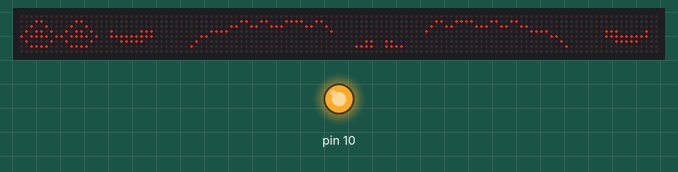
A sketch run on a simulated Arduino Nano, built with avr-gcc and run on an emulated ATmega328P. Shown: 128×8 LED matrix, output pins drawn as LEDs (lit = HIGH). Wiring (inferred from the names in the program): 16 × MAX7219 LED driver (orientation assumed): CS pin 9. Pins used as bus, display or sensor lines are not drawn.

Above: at 0.1 s.

The sketch:

protoeyes-basic.ino
```cpp
// (licence header left out)
//
//  Wire the driver board to the arduino with the following pinout:
//
//  CS - pin 9 (this can be changed, see below)
//  DIN - pin 11 (this is fixed by the SPI library) - send this output to both eyes
//  CLK - pin 13 (this is fixed by the SPI library) - send this output to both eyes
//
//  My panels were arranged with the drivers cascaded eye1->eye2->mouth1->mouth2->mouth3->mouth4->nostril ...and in reverse for the second face
//  however the image is drawn upside-down.
//  If your panels are in a different order, adjust the constants below (see 'panel order')
//


#include <SPI.h>

// Configurables, adjust to taste

#define FLIP_L_VERTICAL // Comment this out to have the left side displayed with no vertical mirroring
#define FLIP_R_VERTICAL // Comment this out to have the right side displayed with no vertical mirroring
//#define FLIP_L_HORIZONTAL
#define FLIP_R_HORIZONTAL

#define BRIGHTNESS  2     // Default brightness from 0-15.  You may need to adjust this   (TW: was 2, set to 12 for use with red filter)

#define CS_PIN 9       // Chip select pin

//
//  Panel positions for each part of the sprite
//
//  If the sprite appears garbled, with the wrong displays showing each corner
//  because your panels are wired differently to mine, you may need to adjust
//  the ID of each panel here, e.g. 0-3 instead of 3-0
//

#define NUM_PANELS 16 // This can be reduced if needed - writeDate should protect against overruns

// Panel order (as used in Quirk) - note that the highest number must be 15 (i.e. NUM_PANELS-1)
#define LEFT_EYE_1    1
#define LEFT_EYE_2    0
#define LEFT_MOUTH_1  5
#define LEFT_MOUTH_2  4
#define LEFT_MOUTH_3  3
#define LEFT_MOUTH_4  2
#define LEFT_NOSTRIL  6
#define RIGHT_NOSTRIL  7
#define RIGHT_MOUTH_4  11
#define RIGHT_MOUTH_3  10
#define RIGHT_MOUTH_2  9
#define RIGHT_MOUTH_1  8
#define RIGHT_EYE_2    13
#define RIGHT_EYE_1    12
#define RIGHT_CHEEK    14
#define LEFT_CHEEK     15

// System constants, you probably don't want to touch these

#define CMD_TEST      0x0f
#define CMD_INTENSITY 0x0a
#define CMD_SCANLIMIT 0x0b
#define CMD_DECODE    0x09
#define CMD_SHUTDOWN  0x0C

// Functions

void initPanels(int brightness);
void drawEyes();
void writeData(int addr, byte opcode, byte data);
void blit();

// transfer buffer for programming the display chip
unsigned char spidata[NUM_PANELS * 2];    // Dedicated to sprite data
unsigned char spicmd[NUM_PANELS * 2]; // Dedicated to commands

//
//  Sprite data
//
// These are monochrome sprites, 0 is dark, 1 is lit.
// Left side is the left side of the image.
// There is code to flip these so that the display is mirrored on the other side of the face.
//
// Note that these are currently stored in dynamic memory so there's a 2KB limit on the Arduino Nano

// Right eye (facing left)
unsigned char eye[16] = {
      B00000000,B00000000,
      B00000000,B00000000,
      B00000001,B11110000,
      B00000111,B11111100,
      B00000111,B00000100,
      B00000000,B00000000,
      B00000000,B00000000,
      B00000000,B00000000,
};

// Nostril

unsigned char nostril[8] = {
      B00000000,
      B01111000,
      B01100000,
      B00000000,
      B00000000,
      B00000000,
      B00000000,
      B00000000,
};

unsigned char mouth[32] = {
      B00000000,B00000000,B00000000,B00000000,
      B00000000,B00000000,B00000000,B00000100,
      B00000000,B00000000,B00000000,B00001000,
      B00000000,B00000000,B00000000,B00110000,
      B01000000,B00000000,B00000011,B11000000,
      B00100110,B00011100,B11001100,B00000000,
      B00011001,B11100011,B00110000,B00000000,
      B00000000,B00000000,B00000000,B00000000,
};

unsigned char cheek[8] = {
      B00000000,
      B00111100,
      B01000010,
      B10111101,
      B01011010,
      B00100100,
      B00011000,
      B00000000,
};


//
//  Here's the actual implementation
//

void setup() {
  pinMode(CS_PIN,OUTPUT);

  // Set up data transfers
  SPI.begin();
  SPI.beginTransaction( SPISettings(16000000, MSBFIRST, SPI_MODE3 ) );

  initPanels(BRIGHTNESS);
}

void loop() {

   drawEyes();
   delay(1000);
}

//
//  Bit reversal table from https://forum.arduino.cc/index.php?topic=117966.0
//  For flipping the sprites.  This will take 7 cycles vs 2 for each a RAM read, should be fine
//

const byte reverse[256] PROGMEM = {
  0x00, 0x80, 0x40, 0xC0, 0x20, 0xA0, 0x60, 0xE0, 0x10, 0x90, 0x50, 0xD0, 0x30, 0xB0, 0x70, 0xF0,
  0x08, 0x88, 0x48, 0xC8, 0x28, 0xA8, 0x68, 0xE8, 0x18, 0x98, 0x58, 0xD8, 0x38, 0xB8, 0x78, 0xF8,
  0x04, 0x84, 0x44, 0xC4, 0x24, 0xA4, 0x64, 0xE4, 0x14, 0x94, 0x54, 0xD4, 0x34, 0xB4, 0x74, 0xF4,
  0x0C, 0x8C, 0x4C, 0xCC, 0x2C, 0xAC, 0x6C, 0xEC, 0x1C, 0x9C, 0x5C, 0xDC, 0x3C, 0xBC, 0x7C, 0xFC,
  0x02, 0x82, 0x42, 0xC2, 0x22, 0xA2, 0x62, 0xE2, 0x12, 0x92, 0x52, 0xD2, 0x32, 0xB2, 0x72, 0xF2,
  0x0A, 0x8A, 0x4A, 0xCA, 0x2A, 0xAA, 0x6A, 0xEA, 0x1A, 0x9A, 0x5A, 0xDA, 0x3A, 0xBA, 0x7A, 0xFA,
  0x06, 0x86, 0x46, 0xC6, 0x26, 0xA6, 0x66, 0xE6, 0x16, 0x96, 0x56, 0xD6, 0x36, 0xB6, 0x76, 0xF6,
  0x0E, 0x8E, 0x4E, 0xCE, 0x2E, 0xAE, 0x6E, 0xEE, 0x1E, 0x9E, 0x5E, 0xDE, 0x3E, 0xBE, 0x7E, 0xFE,
  0x01, 0x81, 0x41, 0xC1, 0x21, 0xA1, 0x61, 0xE1, 0x11, 0x91, 0x51, 0xD1, 0x31, 0xB1, 0x71, 0xF1,
  0x09, 0x89, 0x49, 0xC9, 0x29, 0xA9, 0x69, 0xE9, 0x19, 0x99, 0x59, 0xD9, 0x39, 0xB9, 0x79, 0xF9,
  0x05, 0x85, 0x45, 0xC5, 0x25, 0xA5, 0x65, 0xE5, 0x15, 0x95, 0x55, 0xD5, 0x35, 0xB5, 0x75, 0xF5,
  0x0D, 0x8D, 0x4D, 0xCD, 0x2D, 0xAD, 0x6D, 0xED, 0x1D, 0x9D, 0x5D, 0xDD, 0x3D, 0xBD, 0x7D, 0xFD,
  0x03, 0x83, 0x43, 0xC3, 0x23, 0xA3, 0x63, 0xE3, 0x13, 0x93, 0x53, 0xD3, 0x33, 0xB3, 0x73, 0xF3,
  0x0B, 0x8B, 0x4B, 0xCB, 0x2B, 0xAB, 0x6B, 0xEB, 0x1B, 0x9B, 0x5B, 0xDB, 0x3B, 0xBB, 0x7B, 0xFB,
  0x07, 0x87, 0x47, 0xC7, 0x27, 0xA7, 0x67, 0xE7, 0x17, 0x97, 0x57, 0xD7, 0x37, 0xB7, 0x77, 0xF7,
  0x0F, 0x8F, 0x4F, 0xCF, 0x2F, 0xAF, 0x6F, 0xEF, 0x1F, 0x9F, 0x5F, 0xDF, 0x3F, 0xBF, 0x7F, 0xFF
};

// Macros to help flip the image if desired

#ifdef FLIP_L_HORIZONTAL
  #define GET_LEFT(x) pgm_read_byte(&(reverse[x]))
#else
  #define GET_LEFT(x) x
#endif

#ifdef FLIP_R_HORIZONTAL
  #define GET_RIGHT(x) pgm_read_byte(&(reverse[x]))
#else
  #define GET_RIGHT(x) x
#endif

//
//  Draw both eyes
//

void drawEyes() {
  unsigned char *ptr_e = &eye[0];
  unsigned char *ptr_m = &mouth[0];
  unsigned char *ptr_n = &nostril[0];
  unsigned char *ptr_c = &cheek[0];

  unsigned char *old_e,*old_m,*old_n,*old_c;
  int pos;

  // With Quirk's current wiring the panels are both upside-down.
  // If you need to change this, edit how 'pos' is set below:

  for( int row=0;row<8; row++) {

#ifdef FLIP_L_VERTICAL
    pos = 8-row;
#else
    pos = row+1;
#endif

    // Record start of sprite positions for the other side of the face
    old_e=ptr_e;
    old_m=ptr_m;
    old_n=ptr_n;
    old_c=ptr_c;

    // Send a row of data to the chip.  First parameter will be the panel number (0 to NUM_PANELS-1)
    // Second parameter will be the row of the display (1-8), third panel will be 8 pixels packed as a single byte

    writeData(LEFT_EYE_1,pos,GET_LEFT(*ptr_e++));
    writeData(LEFT_EYE_2,pos,GET_LEFT(*ptr_e++));
    writeData(LEFT_MOUTH_1,pos,GET_LEFT(*ptr_m++));
    writeData(LEFT_MOUTH_2,pos,GET_LEFT(*ptr_m++));
    writeData(LEFT_MOUTH_3,pos,GET_LEFT(*ptr_m++));
    writeData(LEFT_MOUTH_4,pos,GET_LEFT(*ptr_m++));
    writeData(LEFT_NOSTRIL,pos,GET_LEFT(*ptr_n++));
    writeData(LEFT_CHEEK,pos,GET_LEFT(*ptr_c++));

#ifdef FLIP_R_VERTICAL
    pos = 8-row;
#else
    pos = row+1;
#endif

    // Rewind to the start of each sprite to draw the other side
    ptr_e=old_e;
    ptr_m=old_m;
    ptr_n=old_n;
    ptr_c=old_c;

    writeData(RIGHT_EYE_1,pos,GET_RIGHT(*ptr_e++));
    writeData(RIGHT_EYE_2,pos,GET_RIGHT(*ptr_e++));
    writeData(RIGHT_MOUTH_1,pos,GET_RIGHT(*ptr_m++));
    writeData(RIGHT_MOUTH_2,pos,GET_RIGHT(*ptr_m++));
    writeData(RIGHT_MOUTH_3,pos,GET_RIGHT(*ptr_m++));
    writeData(RIGHT_MOUTH_4,pos,GET_RIGHT(*ptr_m++));
    writeData(RIGHT_NOSTRIL,pos,GET_RIGHT(*ptr_n++));
    writeData(RIGHT_CHEEK,pos,GET_LEFT(*ptr_c++));  // Treat as left, don't mirror it (use GET_RIGHT if you don't want that)

    blit(); // Write it to the display
  }

}


//
//  Set up the display panels
//

void initPanels(int brightness) {
  // Initialise the panels

  setRegister(CMD_TEST,0);
  setRegister(CMD_DECODE,0);  // Disable BCD decoder so we can sent sprite data instead
  setRegister(CMD_INTENSITY,brightness);
  setRegister(CMD_SCANLIMIT,7);
  setRegister(CMD_SHUTDOWN,1);   // 0 turns it off, 1 turns it on
}


//
//  Send a command or data to the display chip
//

void writeData(int addr, byte opcode, byte data) {

  if(addr >= NUM_PANELS) {
     return;
  }

  addr = (NUM_PANELS-1) - addr;
  int offset=addr*2;

  spidata[offset]=opcode;
  spidata[offset+1]=data;
}

void blit() {

  // Blit it to the display
  digitalWrite(CS_PIN,LOW);
  SPI.transfer(spidata,NUM_PANELS*2);
  digitalWrite(CS_PIN,LOW);
  digitalWrite(CS_PIN,HIGH);
}

//
//  Send a command or data to all the display chips
//

void setRegister(byte opcode, byte data) {
  digitalWrite(CS_PIN,LOW);
  for(int ctr=0;ctr<NUM_PANELS;ctr++) {
    spicmd[ctr*2]=opcode;
    spicmd[(ctr*2)+1]=data;
  }
  SPI.transfer(spicmd,NUM_PANELS*2);
  digitalWrite(CS_PIN,LOW);
  digitalWrite(CS_PIN,HIGH);
}
```
